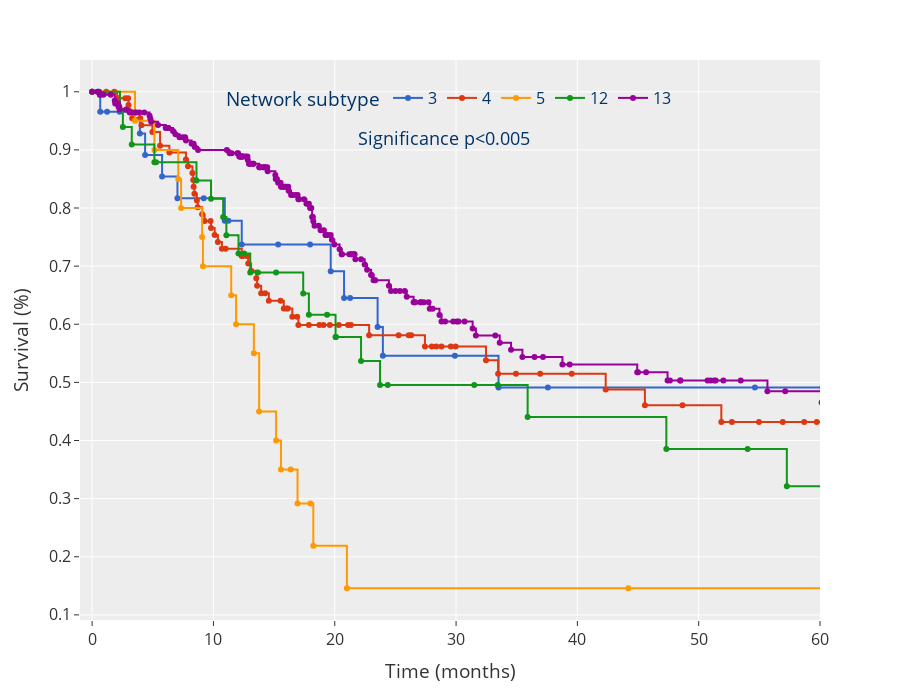

Source (notebook cell):
### Code cell
cluster_model = 'dendrogram_cut'
fig, dendo_color_map = prep_survival(morp_df, cs_model=cluster_model, label="CS_15")
# save_fig(name="Survival_plot_reward", fig=fig, base_path=figures_path, width=1400, height=600)

fig.update_layout(
    legend=dict(
        orientation="h",
        title="Network subtype",
        yanchor="bottom",
        y=0.9,
        xanchor="center",
        x=0.5,
        bgcolor="rgba(0,0,0,0)",
        font=dict(size=16, color="#003366"),
    ),
    title="",
    template="ggplot2",  # "ggplot2", "plotly_white"
    paper_bgcolor="rgba(0,0,0,0)",
    # plot_bgcolor="rgba(0,0,0,0)",
    xaxis=dict(tickfont=dict(size=16)),
    yaxis=dict(tickfont=dict(size=16)),
    font=dict(size=16),
    height=700
)
fig.add_annotation(text='Significance p<0.005', x=29, y=0.92, showarrow=False, font=dict(size=18, color="#003366"))
fig.show()
save_fig(name="survival_sel_tfs_cs", fig=fig, base_path=figures_path, width=1000, height=600)

### Figure 1 — Plotly figure (JSON) as saved in the notebook; plotly's stock layout.template omitted (floating-point values rounded to 4 significant figures; data arrays with more than 128 entries replaced by an {"elided": "..."} marker saying what was removed)
{"data": [{"hovertemplate": "disease=3<br>timeline=%{x}<br>chance=%{y}<extra></extra>", "legendgroup": "3", "line": {"color": "#3366CC", "dash": "solid", "shape": "hv"}, "marker": {"symbol": "circle"}, "mode": "lines+markers", "name": "3", "orientation": "v", "showlegend": true, "type": "scatter", "x": [0, 0.6667, 1.233, 2.267, 3.933, 4.367, 5.767, 7.033, 9.2, 10.93, 11.23, 12.33, 15.33, 17.97, 19.67, 20.77, 21.27, 23.53, 23.97, 29.9, 33.5, 37.57, 54.63, 60.2, 64.97, 67.57, 80.77, 98.8, 144.8, 165.6], "xaxis": "x", "y": [1, 0.9655, 0.9655, 0.9655, 0.9284, 0.8912, 0.8541, 0.817, 0.817, 0.7781, 0.7781, 0.7371, 0.7371, 0.7371, 0.6911, 0.645, 0.645, 0.5954, 0.5458, 0.5458, 0.4912, 0.4912, 0.4912, 0.4912, 0.4912, 0.4912, 0.4912, 0.4912, 0.4912, 0.4912], "yaxis": "y"}, {"hovertemplate": "disease=4<br>timeline=%{x}<br>chance=%{y}<extra></extra>", "legendgroup": "4", "line": {"color": "#DC3912", "dash": "solid", "shape": "hv"}, "marker": {"symbol": "circle"}, "mode": "lines+markers", "name": "4", "orientation": "v", "showlegend": true, "type": "scatter", "x": [0, 1.167, 1.833, 2.067, 2.133, 2.733, 2.967, 3, 3.067, 3.167, 3.3, 3.967, 4.067, 4.967, 5.6, 6.367, 7.733, 7.9, 8.267, 8.333, 8.367, 8.433, 8.633, 8.7, 9.067, 9.267, 9.767, 9.8, 10.1, 10.37, 10.7, 11, 12.33, 12.4, 12.73, 12.8, 12.87, 13.1, 13.53, 13.6, 13.93, 14.27, 14.57, 15.53, 15.8, 16, 16.13, 16.5, 16.9, 17, 17.87, 18.73, 19.07, 19.6, 20.33, 21.1, 21.33, 22.83, 25.27, 26.1, 26.3, 27.43, 28, 28.37, 28.8, 29.57, 29.97, 32.47, 33.47, 34.93, 36.93, 39.53, 42.33, 45.57, 48.67, 51.87, 52.73, 54.97, 56.93, 58.7, 59.73, 61, 62.3, 62.8, 70.3, 76.43, 79.33, 88.53, 94.27, 127.2, 168.0], "xaxis": "x", "y": [1, 1, 1, 0.9889, 0.9889, 0.9889, 0.9889, 0.9774, 0.9659, 0.9659, 0.9543, 0.9543, 0.9425, 0.9307, 0.9071, 0.8953, 0.8836, 0.8718, 0.86, 0.8482, 0.8364, 0.8247, 0.8129, 0.8011, 0.7893, 0.7775, 0.7775, 0.7656, 0.7536, 0.7417, 0.7297, 0.7297, 0.7175, 0.7175, 0.7175, 0.7175, 0.7047, 0.6919, 0.6791, 0.6663, 0.6535, 0.6535, 0.6404, 0.6404, 0.6271, 0.6271, 0.6271, 0.6131, 0.6131, 0.5985, 0.5985, 0.5985, 0.5985, 0.5985, 0.5985, 0.5985, 0.5985, 0.5809, 0.5809, 0.5809, 0.5809, 0.5616, 0.5616, 0.5616, 0.5616, 0.5616, 0.5616, 0.5382, 0.5148, 0.5148, 0.5148, 0.5148, 0.4877, 0.4606, 0.4606, 0.4318, 0.4318, 0.4318, 0.4318, 0.4318, 0.4318, 0.4318, 0.3838, 0.3838, 0.3838, 0.3838, 0.3838, 0.3838, 0.2559, 0.2559, 0.2559], "yaxis": "y"}, {"hovertemplate": "disease=5<br>timeline=%{x}<br>chance=%{y}<extra></extra>", "legendgroup": "5", "line": {"color": "#FF9900", "dash": "solid", "shape": "hv"}, "marker": {"symbol": "circle"}, "mode": "lines+markers", "name": "5", "orientation": "v", "showlegend": true, "type": "scatter", "x": [0, 3.533, 5.133, 7.1, 7.333, 9.067, 9.133, 11.47, 11.87, 13.33, 13.77, 15.17, 15.57, 16.37, 16.93, 18, 18.23, 21, 44.2, 87.5], "xaxis": "x", "y": [1, 0.95, 0.9, 0.85, 0.8, 0.75, 0.7, 0.65, 0.6, 0.55, 0.45, 0.4, 0.35, 0.35, 0.2917, 0.2917, 0.2188, 0.1458, 0.1458, 0.1458], "yaxis": "y"}, {"hovertemplate": "disease=12<br>timeline=%{x}<br>chance=%{y}<extra></extra>", "legendgroup": "12", "line": {"color": "#109618", "dash": "solid", "shape": "hv"}, "marker": {"symbol": "circle"}, "mode": "lines+markers", "name": "12", "orientation": "v", "showlegend": true, "type": "scatter", "x": [0, 0.5, 2.3, 2.533, 3.267, 5.133, 5.267, 8.6, 9.8, 10.8, 11.07, 12.07, 12.53, 13.03, 13.67, 15.17, 17.4, 17.87, 19.37, 20.07, 20.1, 22.17, 23.73, 24.37, 31.5, 33.43, 35.9, 47.33, 54.03, 57.27, 67.33, 68.3, 112.1, 114.4, 132.7], "xaxis": "x", "y": [1, 1, 0.9697, 0.9394, 0.9091, 0.8788, 0.8788, 0.8474, 0.816, 0.7846, 0.7532, 0.7219, 0.7219, 0.689, 0.689, 0.689, 0.6528, 0.6165, 0.6165, 0.578, 0.578, 0.5367, 0.4954, 0.4954, 0.4954, 0.4954, 0.4404, 0.3853, 0.3853, 0.3211, 0.2569, 0.2569, 0.2569, 0.2569, 0.2569], "yaxis": "y"}, {"hovertemplate": "disease=13<br>timeline=%{x}<br>chance=%{y}<extra></extra>", "legendgroup": "13", "line": {"color": "#990099", "dash": "solid", "shape": "hv"}, "marker": {"symbol": "circle"}, "mode": "lines+markers", "name": "13", "orientation": "v", "showlegend": true, "type": "scatter", "x": {"elided": "191 float values"}, "xaxis": "x", "y": {"elided": "191 float values"}, "yaxis": "y"}], "layout": {"annotations": [{"font": {"color": "#003366", "size": 18}, "showarrow": false, "text": "Significance p<0.005", "x": 29, "y": 0.92}], "font": {"size": 16}, "height": 700, "legend": {"bgcolor": "rgba(0,0,0,0)", "font": {"color": "#003366", "size": 16}, "orientation": "h", "title": {"text": "Network subtype"}, "tracegroupgap": 0, "x": 0.5, "xanchor": "center", "y": 0.9, "yanchor": "bottom"}, "margin": {"t": 60}, "paper_bgcolor": "rgba(0,0,0,0)", "title": {"text": ""}, "xaxis": {"anchor": "y", "domain": [0, 1], "range": [-1, 60], "tickfont": {"size": 16}, "title": {"text": "Time (months)"}}, "yaxis": {"anchor": "x", "domain": [0, 1], "tickfont": {"size": 16}, "title": {"text": "Survival (%)"}}}}
